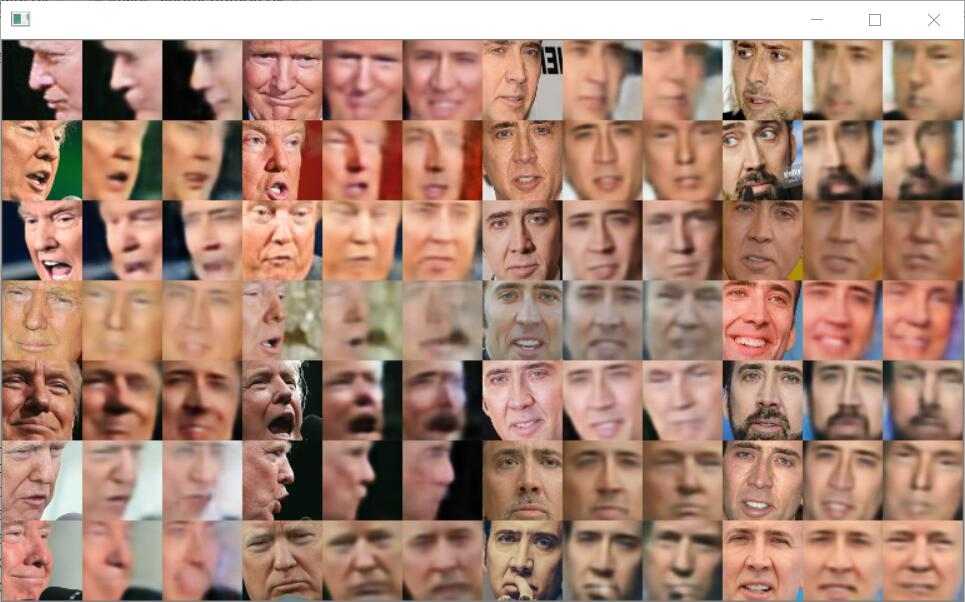
#> input picture image/35471epochs.jpg, 965 x 602 px
$ python -i image_augmentation.py   (imports and definitions only)
#> lines starting #> are read from the running program, lines starting #| are printed output that depends on the picture
import cv2
import numpy

from umeyama import umeyama

random_transform_args = {
    'rotation_range': 10,
    'zoom_range': 0.05,
    'shift_range': 0.05,
    'random_flip': 0.4,
}


def random_transform(image, rotation_range, zoom_range, shift_range, random_flip):   #随机数据增强   图片扭曲变形
    h, w = image.shape[0:2]
    rotation = numpy.random.uniform(-rotation_range, rotation_range)     #取随机数
    scale = numpy.random.uniform(1 - zoom_range, 1 + zoom_range)
    tx = numpy.random.uniform(-shift_range, shift_range) * w
    ty = numpy.random.uniform(-shift_range, shift_range) * h
    mat = cv2.getRotationMatrix2D((w // 2, h // 2), rotation, scale)        #中心旋转，旋转角度 ，缩放比例
    mat[:, 2] += (tx, ty)
    result = cv2.warpAffine(image, mat, (w, h), borderMode=cv2.BORDER_REPLICATE)
    if numpy.random.random() < random_flip:
        result = result[:, ::-1]
    return result


# get pair of random warped images from aligened face image  从对齐的人脸图像中得到一对随机变形的图像
def random_warp(image):
    assert image.shape == (256, 256, 3)
    range_ = numpy.linspace(128 - 80, 128 + 80, 5)
    mapx = numpy.broadcast_to(range_, (5, 5))
    mapy = mapx.T

    mapx = mapx + numpy.random.normal(size=(5, 5), scale=5)
    mapy = mapy + numpy.random.normal(size=(5, 5), scale=5)

    interp_mapx = cv2.resize(mapx, (80, 80))[8:72, 8:72].astype('float32')
    interp_mapy = cv2.resize(mapy, (80, 80))[8:72, 8:72].astype('float32')

    warped_image = cv2.remap(image, interp_mapx, interp_mapy, cv2.INTER_LINEAR)     #重映射，就是把一幅图像中某位置的像素放置到另一个图片指定位置的过程。

    src_points = numpy.stack([mapx.ravel(), mapy.ravel()], axis=-1)
    dst_points = numpy.mgrid[0:65:16, 0:65:16].T.reshape(-1, 2)
    mat = umeyama(src_points, dst_points, True)[0:2]       #得到  仿射变换

    target_image = cv2.warpAffine(image, mat, (64, 64))         #仿射变换    image 输入图像。 mat 变换矩阵。

    return warped_image, target_image

>>> import cv2
>>> picture = cv2.imread('image/35471epochs.jpg', cv2.IMREAD_GRAYSCALE)
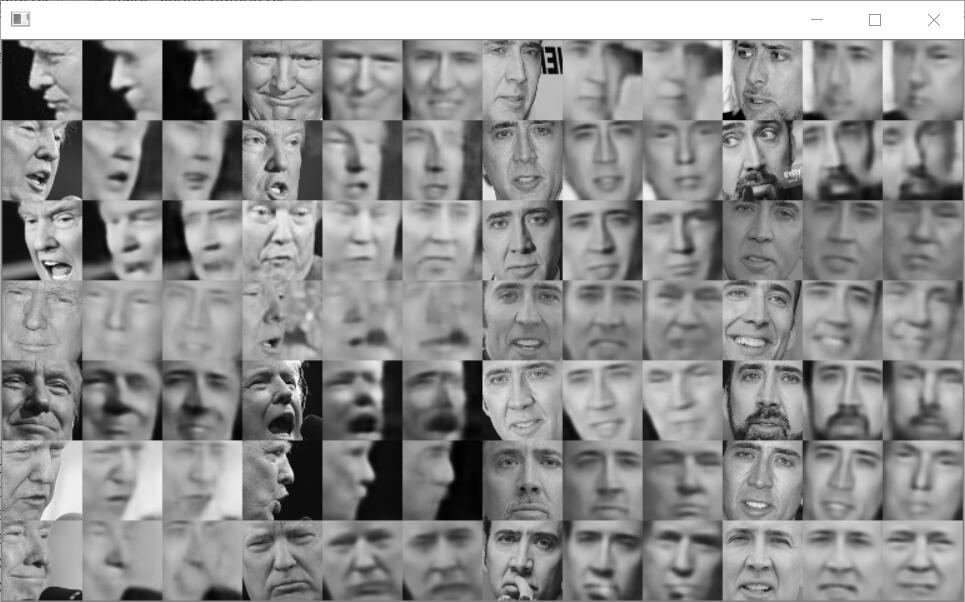
#> picture: shape (602, 965); min 0, max 255, mean 143
#> (the run stopped early here; a loop or call above may not have finished)
